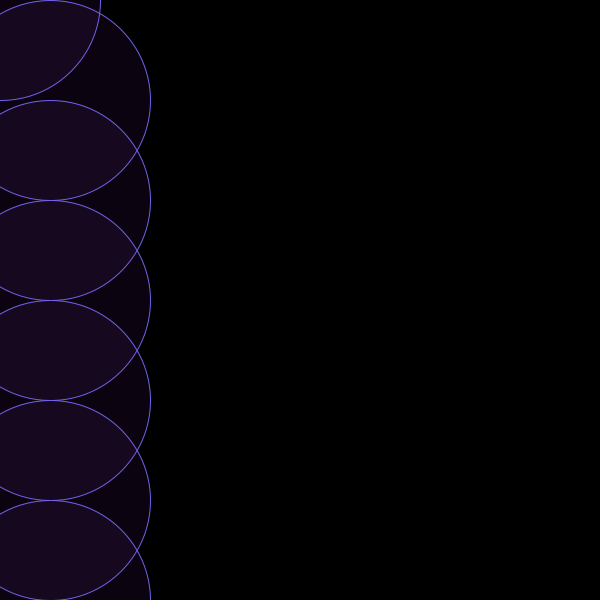
Frame 1 (no input)
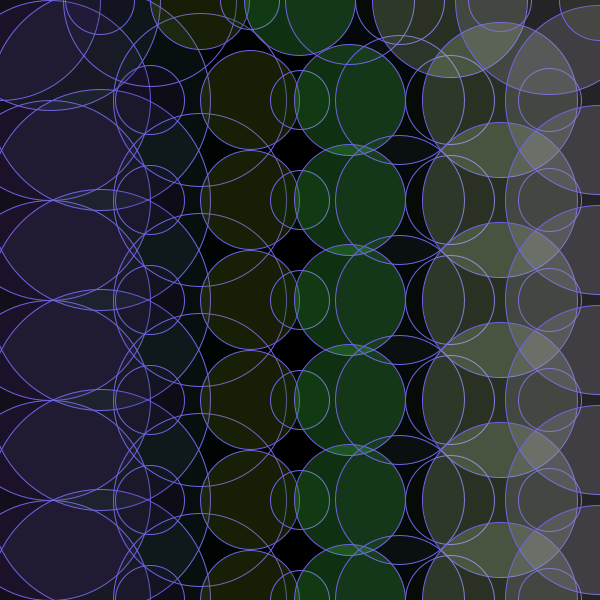
Frame 60 (the mouse pressed at the canvas centre just before this capture)
Frame 120 (the mouse held since frame 60 and released just before this capture): identical to frame 60, image omitted

The Processing sketch that drew these frames (run headless with seeded random() and noise(); from frame 60 on, the mouse is pressed at the canvas centre):

// Processing sketch: processing_31939
// ── processing_31939.pde

//import processing.pdf.*;

int paris = 0;
int berlin = 0;
float london = 200;

void setup(){
  size(600,600);
  background(0);
  stroke(113,98,232);
}

void draw(){
  
  smooth();
  fill(random(255),random(255),random(255),random(1,70));
  ellipse(paris,berlin,london,london);
  paris = paris + 50;
  ellipse(paris,100,london,london);
  ellipse(paris,200,london,london);
  ellipse(paris,300,london,london);
  ellipse(paris,400,london,london);
  ellipse(paris,500,london,london);
  ellipse(paris,600,london,london);
  
  london =random(50,250);
  
  }

  
  
